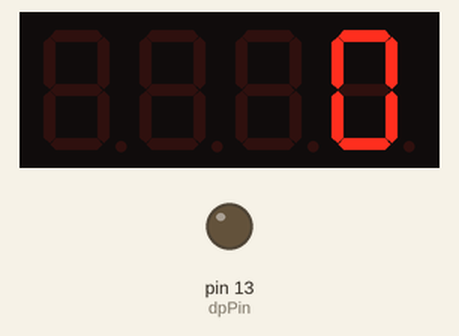
A sketch run on a simulated Arduino Uno, built with avr-gcc and run on an emulated ATmega328P. On the bench: 4-digit seven-segment display, output pins drawn as LEDs (lit = HIGH). Wiring (inferred from the names in the program): 4-digit 7-segment display, segments lit when HIGH: segments pin 2, pin 3, pin 4, pin 5, pin 6, pin 7, pin 8; digit selects pin 12, pin 11, pin 10, pin 9. The segment pins are drawn as the display they are named for; pins used as bus, display or sensor lines are not drawn.

Above: at 0.1 s.
At 4.1 s:
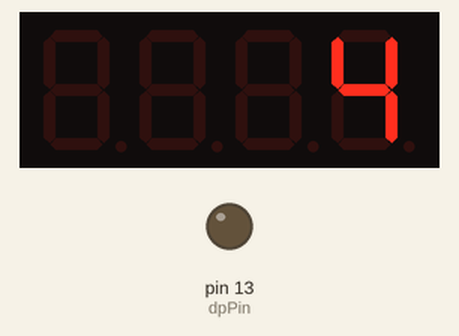
At 9.1 s:
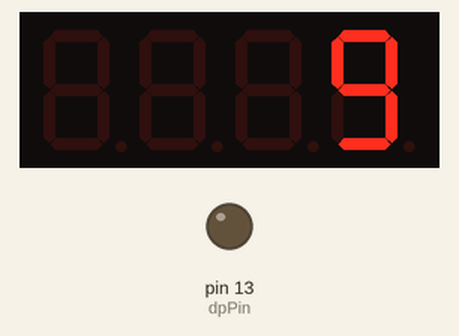
At 18.2 s:
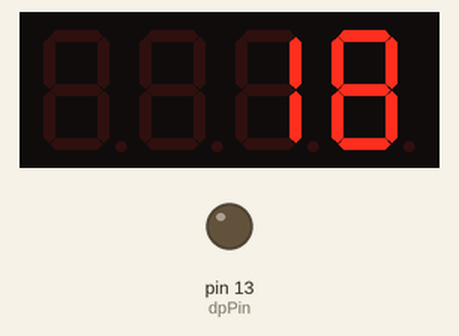
At 28.2 s:
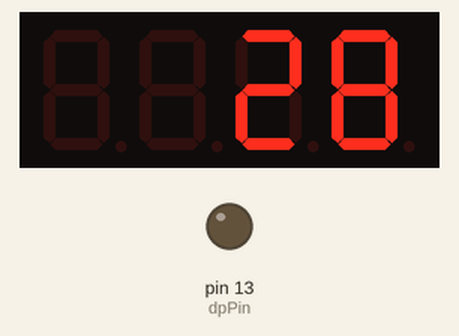
At 38.2 s:
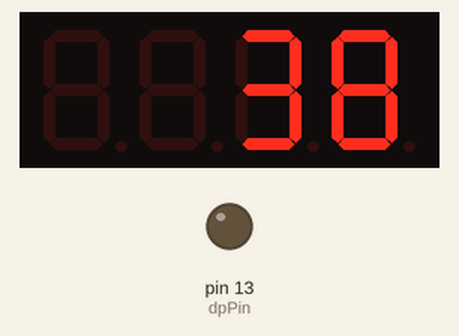

The sketch:

4_DIGIT_7_SEGMENT_DISPLAY.ino
```cpp
int segmentPins[] = {2, 3, 4, 5, 6, 7, 8}; //creates an array for all segment pins
int digitPins[] = {12, 11, 10, 9}; //creates an array for all digit pins
int dpPin = 13; //sets the DP pin to pin 13

const byte digits[10][7] = { //these 10 lines are a table for which segment pins to turn on for each number
  {1,1,1,1,1,1,0}, //#0
  {0,1,1,0,0,0,0}, //#1
  {1,1,0,1,1,0,1}, //#2
  {1,1,1,1,0,0,1}, //#3
  {0,1,1,0,0,1,1}, //#4
  {1,0,1,1,0,1,1}, //#5
  {1,0,1,1,1,1,1}, //#6
  {1,1,1,0,0,0,0}, //#7
  {1,1,1,1,1,1,1}, //#8
  {1,1,1,1,0,1,1}  //#9
};

void setup() {
  for (int i = 0; i < 7; i++) { //these 3 lines use a for loop to set every segment pin to an output
    pinMode(segmentPins[i], OUTPUT);
  }

  for (int i = 0; i < 4; i++) { //these 3 lines use a for loop to set every digit pin to an output
    pinMode(digitPins[i], OUTPUT);
  }

  pinMode(dpPin, OUTPUT); //sets the DP pin to an output

  digitalWrite(dpPin, LOW); //turns off the decimal point
}

void displayDigit(int digit, int number) {
  // Turn off all digits first
  for (int i = 0; i < 4; i++) {
    digitalWrite(digitPins[i], HIGH);
  }

  // Turn off all segments first
  for (int i = 0; i < 7; i++) {
    digitalWrite(segmentPins[i], LOW);
  }

  // Activate the correct digit
  digitalWrite(digitPins[digit], LOW);

  // Turn on the correct segments for this number
  for (int i = 0; i < 7; i++) {
    digitalWrite(segmentPins[i], digits[number][i]);
  }

  // Turn off decimal point (optional)
  digitalWrite(dpPin, LOW);

  delay(5);  // Short delay to simulate full display
}


void loop() {
  static int number = 0;

  // Break number into individual digits
  int digitsArray[4] = {
    (number / 1000) % 10,
    (number / 100) % 10,
    (number / 10) % 10,
    number % 10
  };

  // Figure out how many digits to show
  int numDigits;
  if (number < 10)
    numDigits = 1;
  else if (number < 100)
    numDigits = 2;
  else if (number < 1000)
    numDigits = 3;
  else
    numDigits = 4;

  // Display digits aligned to the right (on D4, D3, D2, D1)
  unsigned long startTime = millis();
  while (millis() - startTime < 1000) {
    for (int i = 0; i < numDigits; i++) {
      int digitPosition = 4 - numDigits + i;       // D4 = index 3, D3 = 2, etc.
      int valueIndex = i + (4 - numDigits);        // Pull correct digit from array
      displayDigit(digitPosition, digitsArray[valueIndex]);
    }
  }

  number++;
  if (number > 9999) number = 1;
}
```

Measured:
- what the display in image 0 shows lasts 1.1 s, from 0.0 s to 1.1 s
